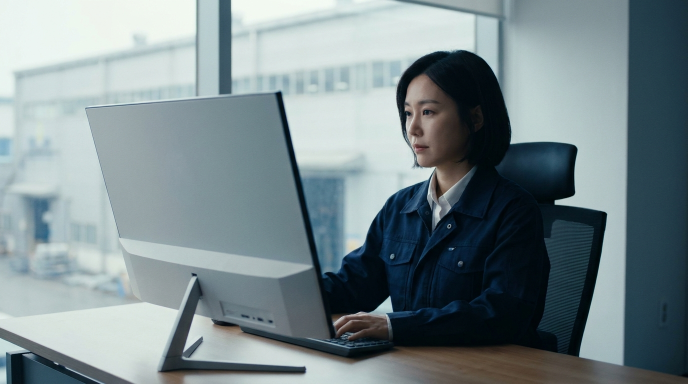
#> input picture axcore-film/assets/generated-images/K1_office_engineer.png, 1376 x 768 px, given in place of env_mono.png, which was not available (shown at 1/2 size)
$ python tplus_motion_v8.py
#> lines starting #> are read from the running program, lines starting #| are printed output that depends on the picture; pictures that were not available may be replaced by others from this repository, and a replacement may not be noted
#!/usr/bin/env python3
"""T PLUS logo motion v8 — minimal monochrome reveal, 6s.

Pure black, white light, satin graphite; sine-eased, overlapping moves.
TPLUS_SCALE=0.5 renders a 960x540 sample.
  0.00-0.45  a point of light appears at the symbol's top-left tip
  0.40-2.10  it draws the T outline in one continuous stroke (plate lying in perspective)
  2.00-2.70  light fills the outline from the edges inward: a glowing T
  2.95-3.75  simple dissolve: the light and its halo dim evenly into satin graphite
  3.50-4.60  one broad soft reflection glides across, a faint rim glint follows
  4.20-5.20  stands up to face front along one smooth arc (slerp) and rises; wordmark fades in
  5.00-5.45  settles to flat white 2D, hold

usage: TPLUS_SCALE=0.5 python tplus_motion_v8.py [--frames a:b] [--only 10,40] [--workers N]
"""
import argparse
import math
import os
import re
from multiprocessing import Pool

import cairosvg
import cv2
import numpy as np

SC = float(os.environ.get("TPLUS_SCALE", "1"))
W, H, FPS, DUR = int(1920 * SC), int(1080 * SC), 30, 6.0
NF = int(round(DUR * FPS))
ROOT = os.path.dirname(os.path.abspath(__file__))
AS = os.path.join(ROOT, "assets")
OUT = os.path.join(ROOT, "frames")
cv2.setNumThreads(1)

WHITE = np.array([1.0, 1.0, 1.0], np.float32)
FINAL_H = 400.0  # final logo height on screen at full res (px), centred
FOCAL = 1600.0


# ---------------------------------------------------------------- easing
def seg(t, a, b):
    return min(max((t - a) / (b - a), 0.0), 1.0)


def smooth(x):
    return x * x * (3 - 2 * x)


def smoother(x):
    return x * x * x * (x * (6 * x - 15) + 10)


def out_cubic(x):
    return 1 - (1 - x) ** 3


def in_out_cubic(x):
    return 4 * x ** 3 if x < 0.5 else 1 - (-2 * x + 2) ** 3 / 2


def in_out_quint(x):
    return 16 * x ** 5 if x < 0.5 else 1 - (-2 * x + 2) ** 5 / 2


def ease(x):
    """Sine in-out: gentle start and landing."""
    return 0.5 - 0.5 * math.cos(math.pi * x)


def lerp(a, b, x):
    return a + (b - a) * x


def lerpv(a, b, x):
    return np.asarray(a, float) + (np.asarray(b, float) - np.asarray(a, float)) * x


# ---------------------------------------------------------------- assets
def load(name, size=None):
#> called with name = 'env_mono.png', size = (2048, 869)
    im = cv2.imread(os.path.join(AS, name), cv2.IMREAD_COLOR)
#> im is the input picture: shape (768, 1376, 3); mean B, G, R 140.5, 136.6, 121.5
    if size:
        im = cv2.resize(im, size, interpolation=cv2.INTER_AREA)
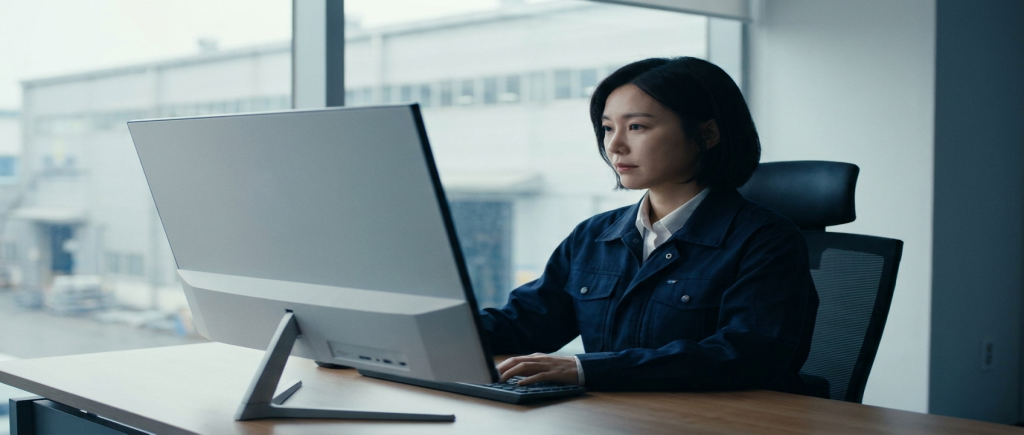
#> im: shape (869, 2048, 3) (shown at 1/2 size); mean B, G, R 140.4, 136.5, 121.4
    im = cv2.cvtColor(im, cv2.COLOR_BGR2RGB).astype(np.float32) / 255.0
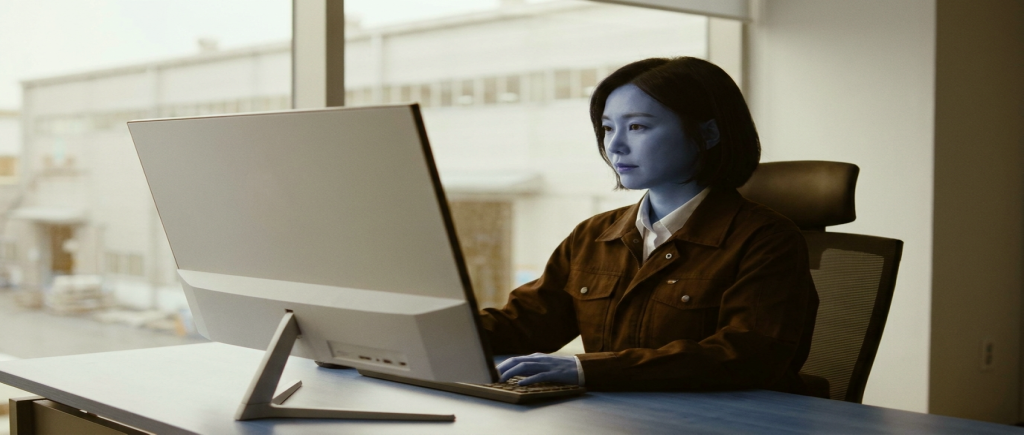
#> im: shape (869, 2048, 3) float32 (shown at 1/2 size); mean B, G, R 0.475, 0.536, 0.55
    im = im ** 2.2
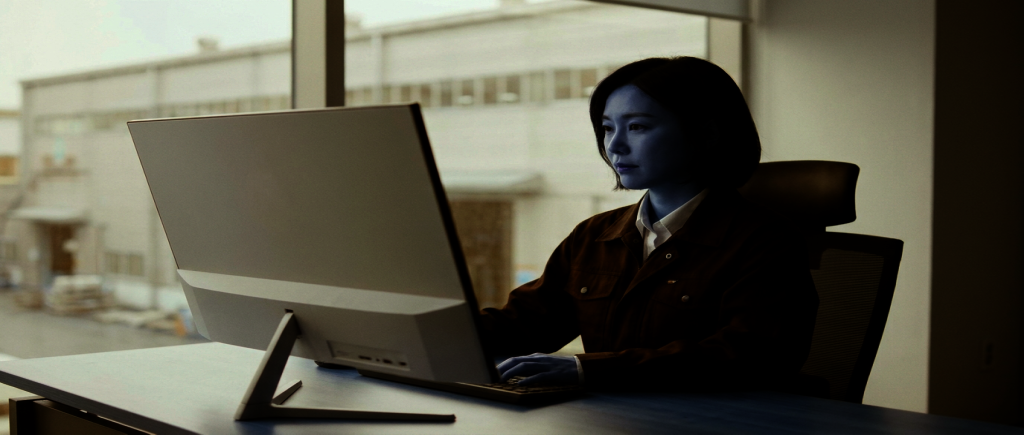
#> im: shape (869, 2048, 3) float32 (shown at 1/2 size); mean B, G, R 0.3, 0.359, 0.365
    return im.mean(-1, keepdims=True).repeat(3, -1)  # strictly neutral
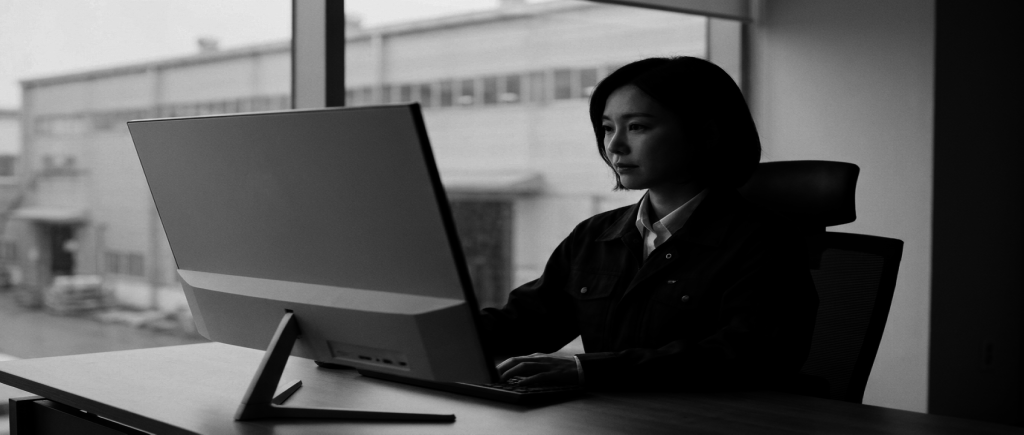
#> returned value: shape (869, 2048, 3) float32 (shown at 1/2 size); min 5.47e-05, max 0.941, mean 0.341


ENV = cv2.GaussianBlur(load("env_mono.png", (2048, 869)), (0, 0), 3.0) * 1.5
ENV_SOFT = cv2.GaussianBlur(ENV, (0, 0), 45.0)  # satin graphite: broad, smooth reflections
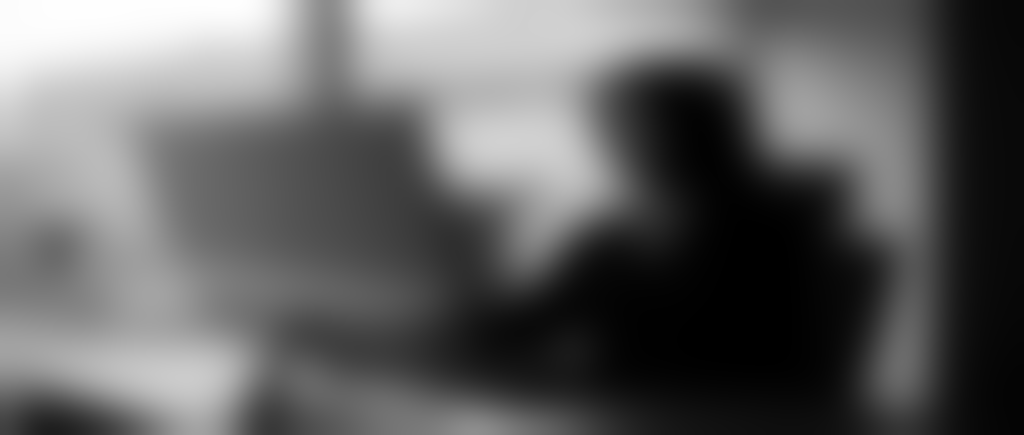
#> ENV_SOFT: shape (869, 2048, 3) float32 (shown at 1/2 size); min 0.00395, max 1.32, mean 0.512; drawn with min black and max white

# ---------------------------------------------------------------- logo geometry
#> (the run stopped early here; a loop or call above may not have finished)
